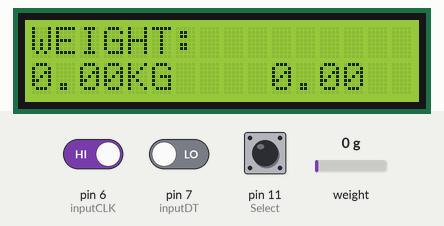
This sketch was run on a simulated Arduino Nano, built with avr-gcc and run on an emulated ATmega328P. Parts: 16×2 character LCD. The test bench sets the inputs (shaded band); at power-on: pin 6 (inputCLK) HIGH, weight on the scale 0 g, pin 11 (Select) HIGH, pin 7 (inputDT) LOW. What the sketch prints to the serial monitor is not drawn.

Above: at 2.3 s.
2.4 s: pin 6 (inputCLK) driven LOW
At 3.6 s:
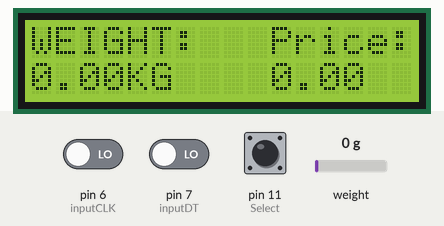
3.9 s: weight on the scale set to 100 g
At 4.4 s:
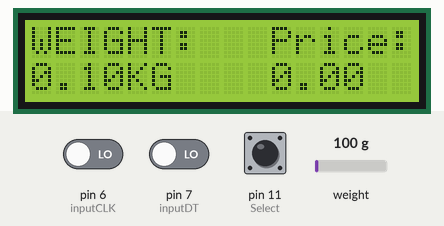
5.4 s: weight on the scale set to 1250 g
At 6.6 s:
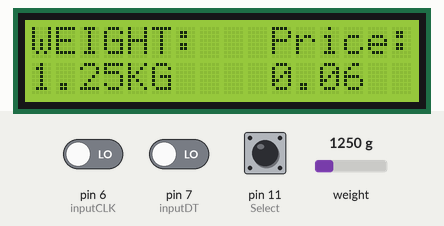
6.9 s: pin 6 (inputCLK) driven HIGH
At 8.3 s:
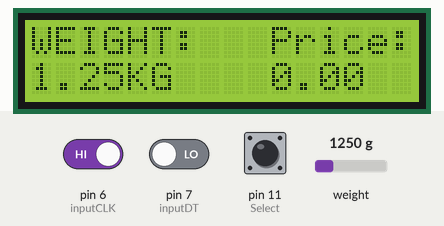
8.7 s: pin 11 (Select) pulled LOW for 3.2 s
At 12.4 s:
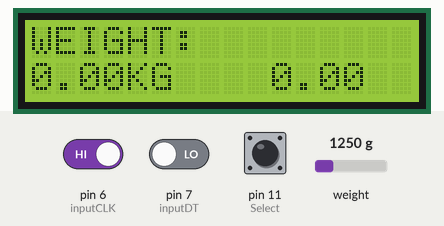
13.6 s: weight on the scale set to 3750 g
At 14.4 s:
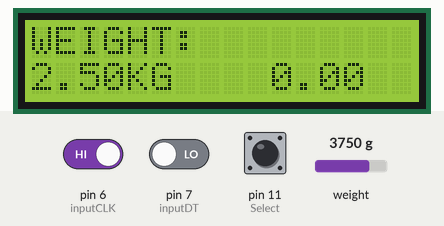
Timing chart, 0 to 16.1 s (numbered marks = the images above; inputs shaded):
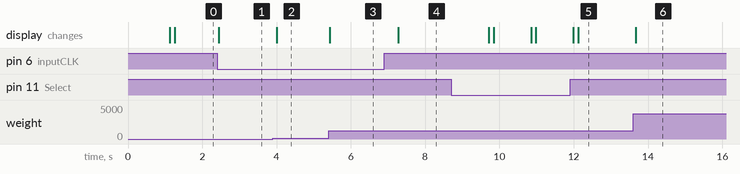

Measured:
- after the input at 2.4 s, the display: changes at once (image 1)
- after the input at 3.9 s, the display: changes after 0.10 s (image 2)
- after the input at 5.4 s, the display: changes at once (image 3)
- after the input at 6.9 s, the display: changes after 0.37 s (image 4)
- after the input at 8.7 s, the display: first changes after 1.0 s (image 5 shows a later state)
- after the input at 13.6 s, the display: changes after 0.07 s (image 6)

The sketch:

price-function-scale.ino
```cpp
// Olav Kallhovd sept2017
// Tested with      : HX711 asian module on channel A and YZC-133 3kg load cell
// Tested with MCU  : Arduino Nano, ESP8266
//-------------------------------------------------------------------------------------
// This is an example sketch on how to use this library
// Settling time (number of samples) and data filtering can be adjusted in the config.h file

#include <Wire.h> // For I2C
#include <LiquidCrystal_I2C.h> // Added library*
#include "HX711.h"

#define calibration_factor 25100.0 //This value is obtained using the SparkFun_HX711_Calibration sketch

#define LOADCELL_DOUT_PIN  4
#define LOADCELL_SCK_PIN  5

HX711 scale;

LiquidCrystal_I2C lcd(0x27,16,2); // 0x27 is the default I2C bus address of the backpack-see article


const int eepromAdress = 0;
//**********display**********
int Select = 11; //8
int counter = 0,state=0,Btn;
float elon;
 //**********display***********

 // Rotary Encoder Inputs
 #define inputCLK 6 //D4
 #define inputDT 7 //D5

 float counter1 = 0.00;
 float price = 0.00;
 int currentStateCLK;
 int previousStateCLK;

void setup() {

    // Set encoder pins as inputs
   pinMode (inputCLK,INPUT);
   pinMode (inputDT,INPUT);
   // Read the initial state of inputCLK
   // Assign to previousStateCLK variable
   previousStateCLK = digitalRead(inputCLK);
   pinMode(Select,INPUT_PULLUP);
  //****scale-setup*****
  Serial.println("HX711 scale demo");
  scale.begin(LOADCELL_DOUT_PIN, LOADCELL_SCK_PIN);
  scale.set_scale(calibration_factor); //This value is obtained by using the SparkFun_HX711_Calibration sketch
  scale.tare(); //Assuming there is no weight on the scale at start up, reset the scale to 0
  Serial.println("Readings:");
  //****setup-end********

 // Setup Serial Monitor
   Serial.begin (9600);

 //*****display*********

  // Set off LCD module
  lcd.init();
  lcd.init();
  lcd.backlight();
  //******************display************
}

void loop() {

  //previousStateCLK = currentStateCLK;
  //rotary
    price = counter1/20;
  // Read the current state of inputCLK
   currentStateCLK = digitalRead(inputCLK);

   // If the previous and the current state of the inputCLK are different then a pulse has occured
   if (currentStateCLK != previousStateCLK){

     // If the inputDT state is different than the inputCLK state then
     // the encoder is rotating counterclockwise
     if (digitalRead(inputDT) != currentStateCLK) {

       counter1 --;

       if(counter1 < 0){
        counter1 = 0;
       }

       //encdir ="CCW";

     } else {
       // Encoder is rotating clockwise
       counter1 ++;

       //encdir ="CW";

     }

     Serial.print(" Price: ");
     Serial.println(price);
     //lcd.clear();
     lcd.setCursor (10,0);   // Go to home of first line
     lcd.print("Price:");
     //lcd.setCursor (10,1);   // Go to home of first line
     //
     lcd.print(price);
   }
   // Update previousStateCLK with the current state
     previousStateCLK = currentStateCLK;
  //End rotary
   Btn = digitalRead(Select);
  if(Btn == LOW){
    scale.tare();
    lcd.clear();
  }
  //scale start
  elon = scale.get_units(), 2;
  Serial.print("Reading: ");
  Serial.print(elon); //scale.get_units() returns a float
  Serial.print(" kg"); //You can change this to kg but you'll need to refactor the calibration_factor
  Serial.println();
  lcd.setCursor (0,0);   // Go to home of first line
  lcd.print("WEIGHT:");    //
  lcd.setCursor (0,1);   // Go to home of first line
  lcd.print(elon);
  lcd.setCursor (4,1);   // Go to home of first line
  lcd.print("KG");
 // lcd.setCursor (10,0);   // Go to home of first line
  //lcd.print("Price:");
  lcd.setCursor (10,1);   // Go to home of first line
  lcd.print(price*elon);
  delay(10);
  //scale end

}
```
